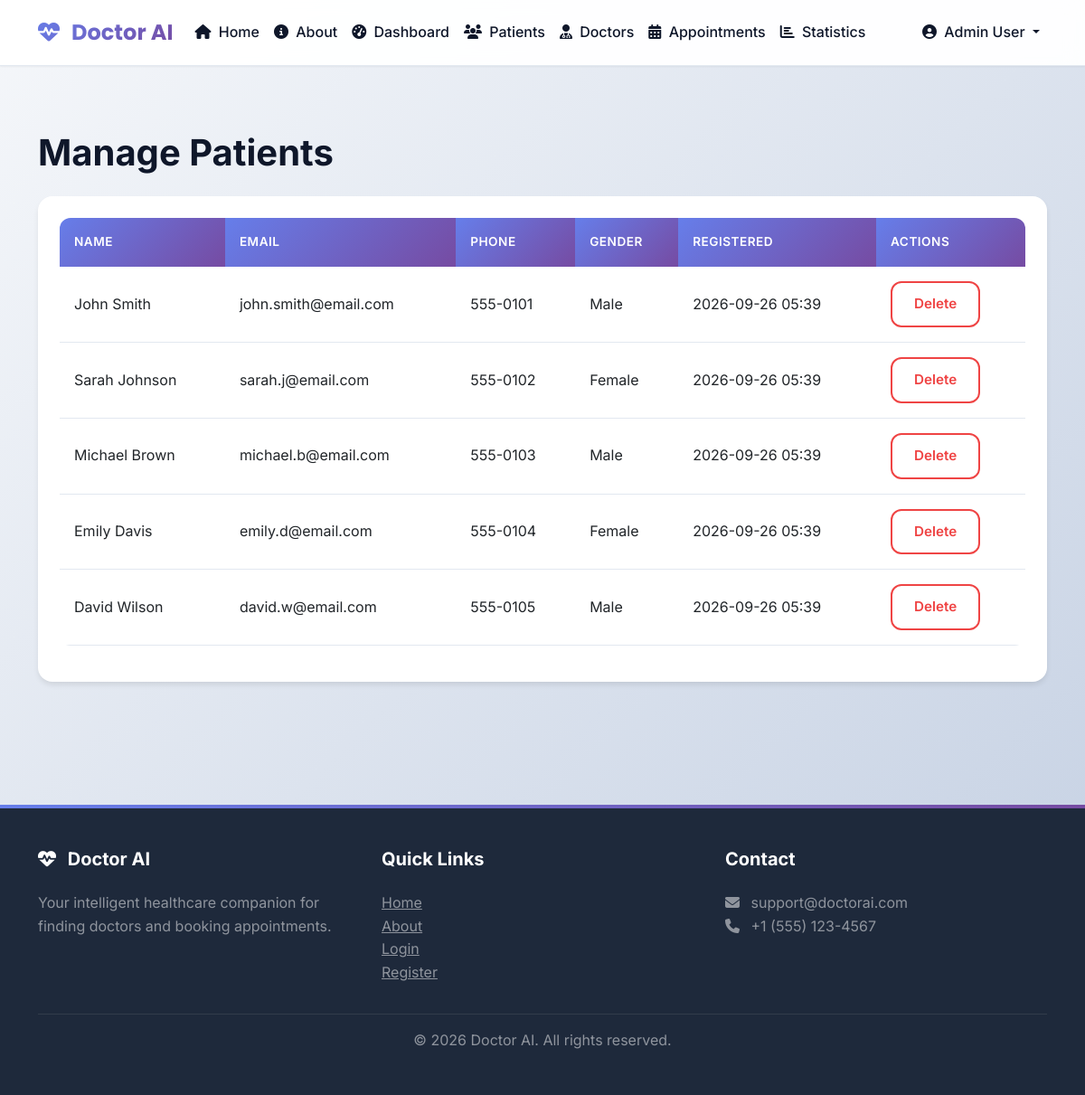
/admin/patients (signed in), run on the app's committed database.
### tables this page shows
CREATE TABLE patients (
            patient_id INTEGER PRIMARY KEY AUTOINCREMENT,
            user_id INTEGER UNIQUE NOT NULL,
            date_of_birth DATE,
            gender TEXT CHECK(gender IN ('male', 'female', 'other')),
            address TEXT,
            FOREIGN KEY (user_id) REFERENCES users(user_id) ON DELETE CASCADE
        );

CREATE TABLE users (
            user_id INTEGER PRIMARY KEY AUTOINCREMENT,
            name TEXT NOT NULL,
            email TEXT UNIQUE NOT NULL,
            password_hash TEXT NOT NULL,
            role TEXT NOT NULL CHECK(role IN ('patient', 'doctor', 'admin')),
            phone TEXT,
            created_at TIMESTAMP DEFAULT CURRENT_TIMESTAMP
        );

### routes/admin.py (the view)
@bp.route('/patients')
@login_required
def patients():
    connection = None
    patients_list = []
    try:
        connection = get_db_connection()
        cursor = get_dict_cursor(connection)
        cursor.execute("""
            SELECT p.*, u.name, u.email, u.phone, u.created_at
            FROM patients p
            JOIN users u ON p.user_id = u.user_id
            ORDER BY u.created_at DESC
        """)
        patients_list = cursor.fetchall()
    except Exception as e:
        flash(f'Error loading patients: {str(e)}', 'error')
    finally:
        if connection:
            close_db_connection(connection)
    return render_template('admin_patients.html', patients=patients_list)

### database.py (called while the page is built, shortened)
def get_db_connection():
    try:
        if Config.DB_TYPE == 'sqlite' or not MYSQL_AVAILABLE:
            connection = sqlite3.connect(Config.DB_PATH)
            connection.row_factory = sqlite3.Row  # This makes rows behave like dictionaries
            return connection
    except Exception as e:
        print(f"Error connecting to database: {e}")
        raise Exception("Database connection failed. Please check your database configuration.")

def get_dict_cursor(connection):
    if Config.DB_TYPE == 'sqlite' or not MYSQL_AVAILABLE:
        return connection.cursor()
    else:
        return connection.cursor(dictionary=True)

def close_db_connection(connection):
    try:
        if Config.DB_TYPE == 'sqlite' or not MYSQL_AVAILABLE:
            if connection:
                connection.close()
        else:
            if connection and connection.is_connected():
                connection.close()
    except:
        pass

### routes/admin.py (called while the page is built)
def login_required(f):
    @wraps(f)
    def decorated_function(*args, **kwargs):
        if 'user_id' not in session:
            flash('Please login to access this page', 'error')
            return redirect(url_for('auth.login'))
        if session.get('role') != 'admin':
            flash('Access denied. Admin access only.', 'error')
            return redirect(url_for('auth.login'))
        return f(*args, **kwargs)
    return decorated_function

### templates/admin_patients.html (shortened to what this page needs)
{% extends "base.html" %}
{% block content %}
<div class="container py-5">
    <div class="row">
        <div class="col-lg-12">
            <h1 class="fw-bold mb-4">Manage Patients</h1>
            {% if patients %}
            <div class="card">
                <div class="card-body">
                    <div class="table-responsive">
                        <table class="table table-hover">
                            <thead>
                                <tr>
                                    <th>Name</th>
                                    <th>Email</th>
                                    <th>Phone</th>
                                    <th>Gender</th>
                                    <th>Registered</th>
                                    <th>Actions</th>
                                </tr>
                            </thead>
                            <tbody>
                                {% for patient in patients %}
                                <tr>
                                    <td>{{ patient.name }}</td>
                                    <td>{{ patient.email }}</td>
                                    <td>{{ patient.phone or 'Not provided' }}</td>
                                    <td>{{ patient.gender|capitalize if patient.gender else 'Not specified' }}</td>
                                    <td>{{ patient.created_at|format_date }}</td>
                                    <td>
                                        <a href="{{ url_for('admin.delete_user', user_id=patient.user_id) }}"
                                           class="btn btn-sm btn-outline-danger"
                                           onclick="return confirm('Are you sure you want to delete this patient? This will delete all their data.')">
                                            Delete
                                        </a>
                                    </td>
                                </tr>
                                {% endfor %}
                            </tbody>
                        </table>
                    </div>
                </div>
            </div>
            {% else %}
            <div class="text-center py-5">
                <i class="fas fa-users fa-3x text-muted mb-3"></i>
                <h3>No patients registered</h3>
                <p class="text-muted">No patients have registered on the platform yet</p>
            </div>
            {% endif %}
        </div>
    </div>
</div>
{% endblock %}

### static/css/style.css (style rules this page uses)
:root { --primary-color: #2563eb; --primary-dark: #1e40af; --primary-light: #3b82f6; --secondary-color: #10b981; --accent-color: #8b5cf6; --success-color: #10b981; --warning-color: #f59e0b; --danger-color: #ef4444; --info-color: #06b6d4; --dark-color: #1e293b; --light-color: #f8fafc; --border-color: #e2e8f0; --text-primary: #0f172a; --text-secondary: #64748b; --shadow-sm: 0 1px 2px 0 rgba(0, 0, 0, 0.05); --shadow-md: 0 4px 6px -1px rgba(0, 0, 0, 0.1); --shadow-lg: 0 10px 15px -3px rgba(0, 0, 0, 0.1); --shadow-xl: 0 20px 25px -5px rgba(0, 0, 0, 0.1); --gradient-primary: linear-gradient(135deg, #667eea 0%, #764ba2 100%); --gradient-secondary: linear-gradient(135deg, #10b981 0%, #059669 100%); --gradient-accent: linear-gradient(135deg, #8b5cf6 0%, #6366f1 100%); --gradient-success: linear-gradient(135deg, #10b981 0%, #059669 100%); --gradient-info: linear-gradient(135deg, #06b6d4 0%, #0891b2 100%); --gradient-warning: linear-gradient(135deg, #f59e0b 0%, #d97706 100%); --gradient-danger: linear-gradient(135deg, #ef4444 0%, #dc2626 100%); }
* { margin: 0; padding: 0; box-sizing: border-box; }
body { font-family: 'Inter', -apple-system, BlinkMacSystemFont, 'Segoe UI', Roboto, sans-serif; background: linear-gradient(135deg, #f5f7fa 0%, #c3cfe2 100%); background-attachment: fixed; color: var(--text-primary); line-height: 1.6; min-height: 100vh; }
.card { border: none; border-radius: 16px; box-shadow: var(--shadow-md); margin-bottom: 1.5rem; background: white; transition: all 0.3s ease; overflow: hidden; }
.card-body { padding: 1.5rem; }
.btn { border-radius: 12px; padding: 0.75rem 1.5rem; font-weight: 600; font-size: 0.95rem; transition: all 0.3s cubic-bezier(0.4, 0, 0.2, 1); border: none; position: relative; overflow: hidden; }
.btn::before { content: ''; position: absolute; top: 50%; left: 50%; width: 0; height: 0; border-radius: 50%; background: rgba(255, 255, 255, 0.3); transform: translate(-50%, -50%); transition: width 0.6s, height 0.6s; }
.btn-outline-danger { background: transparent; border: 2px solid var(--danger-color); color: var(--danger-color); }
.table { border-radius: 12px; overflow: hidden; }
.table thead th { background: var(--gradient-primary); color: white; font-weight: 600; border: none; padding: 1rem; text-transform: uppercase; font-size: 0.85rem; letter-spacing: 0.5px; }
.table tbody tr { transition: all 0.3s ease; }
.table td { padding: 1rem; vertical-align: middle; border-color: var(--border-color); }
* { transition: background-color 0.3s ease, border-color 0.3s ease, color 0.3s ease; }

### data on the page
patients: name "John Smith", email "john.smith@email.com", phone "555-0101", gender "Male", created_at "2026-09-26 05:39"
patients: name "Sarah Johnson", email "sarah.j@email.com", phone "555-0102", gender "Female", created_at "2026-09-26 05:39"
patients: name "Michael Brown", email "michael.b@email.com", phone "555-0103", gender "Male", created_at "2026-09-26 05:39"
patients: name "Emily Davis", email "emily.d@email.com", phone "555-0104", gender "Female", created_at "2026-09-26 05:39"
patients: name "David Wilson", email "david.w@email.com", phone "555-0105", gender "Male", created_at "2026-09-26 05:39"

### other printed values
{{ session.get('name', 'User') }} "Admin User"
